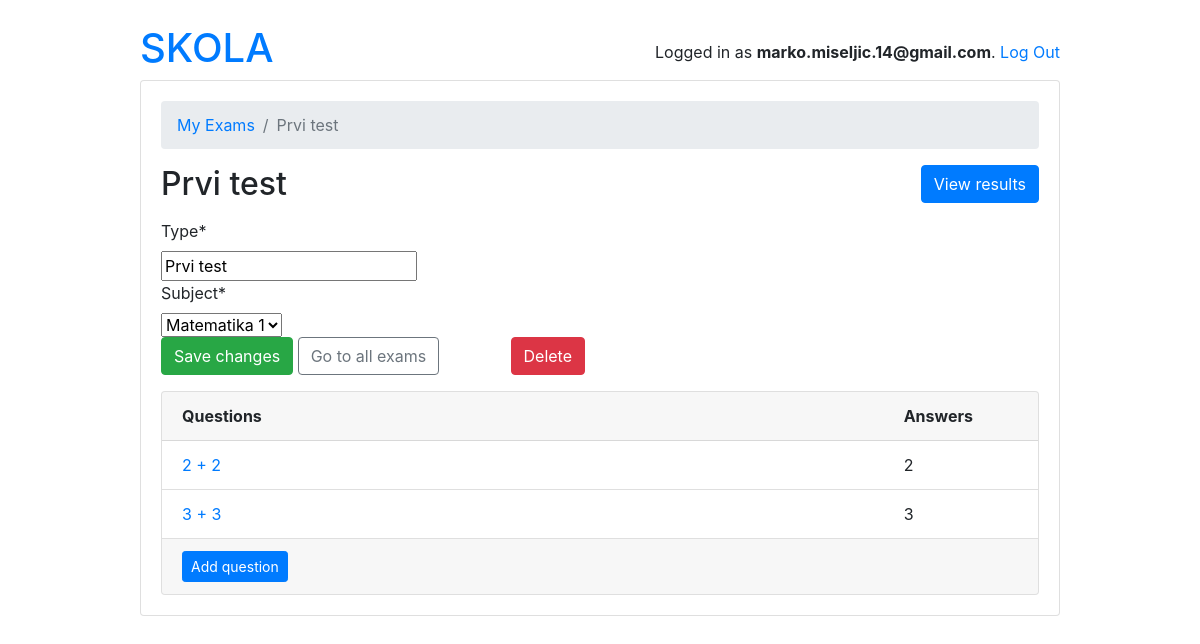
The app's page /account/teachers/exam/13/ (signed in) with its own data.
### account/models.py (models this page shows)
class User(AbstractUser):
    first_name = models.CharField(max_length=220)
    last_name = models.CharField(max_length=220)
    email = models.EmailField()
    is_student = models.BooleanField(default=False)
    is_teacher = models.BooleanField(default=False)

### school/models.py (models this page shows, shortened)
class Exam(models.Model):
    type = models.CharField(max_length=100)
    active = models.BooleanField(default=False)
    duration = models.IntegerField()
    nuber_of_questions = models.IntegerField()
    required_score_to_pass = models.IntegerField(help_text="required score in %")
    subject  = models.ForeignKey(Subject, on_delete=models.CASCADE)
    owner = models.ForeignKey('account.User', on_delete=models.CASCADE, related_name='exams')

class Question(models.Model):
    class Difficulty(models.TextChoices):
        EASY = 'EA', _('Easy')
        NORMAL = 'NO', _('Normal')
        HARD = 'HA', _('Hard')
    question_text = models.CharField(max_length=250)
    picture = models.ImageField(null=True, blank=True)
    level = models.CharField(max_length=6, choices=Difficulty.choices)
    multiple_answers = models.BooleanField(default=False)
    exam = models.ForeignKey('Exam', on_delete=models.CASCADE, related_name='questions')
    points = models.IntegerField()

### account/views.py (the view, shortened to what this page needs)
# urls.py: path('exam/<int:pk>/', ExamTeacherUpdateView.as_view(), name='exam_change'),
@method_decorator([login_required, teacher_required], name='dispatch')
class ExamTeacherUpdateView(UpdateView):
    model = Exam
    fields = ('type', 'subject', )
    context_object_name = 'exam'
    template_name = 'teachers/exam_change_form.html'
    def get_context_data(self, **kwargs):
        kwargs['questions'] = self.get_object().questions.annotate(answers_count=Count('answers'))
        return super().get_context_data(**kwargs)
    def get_queryset(self):
        return self.request.user.exams.all()

### school/models.py (called while the page is built)
    def __str__(self):
        return self.name

### templates/teachers/exam_change_form.html (shortened to what this page needs)
{% extends 'base.html' %}
{% load crispy_forms_tags crispy_forms_filters %}
{% block content %}
  <nav aria-label="breadcrumb">
    <ol class="breadcrumb">
      <li class="breadcrumb-item"><a href="{% url 'teachers:exam_change_list' %}">My Exams</a></li>
      <li class="breadcrumb-item active" aria-current="page">{{exam.type}}</li>
    </ol>
  </nav>
  <h2 class="mb-3">
    {{exam.type}}
    <a href="" class="btn btn-primary float-right">View results</a>
  </h2>
  <div class="row mb-3">
    <div class="col-md-6 col-sm-8 col-12">
      <form method="post" novalidate>
        {{form|crispy}}
        <button type="submit" class="btn btn-success">Save changes</button>
        <a href="{% url 'teachers:exam_change_list' %}" class="btn btn-outline-secondary" role="button">Go to all exams</a>
        <a href="{% url 'teachers:exam_delete' exam.pk %}" class="btn btn-danger float-right">Delete</a>
      </form>
    </div>
  </div>
  <div class="card">
    <div class="card-header">
      <div class="row">
        <div class="col-10">
          <strong>Questions</strong>
        </div>
        <div class="col-2">
          <strong>Answers</strong>
        </div>
      </div>
    </div>
    <div class="list-group list-group-flush list-group-formset">
      {% for question in questions.all %}
        <div class="list-group-item">
          <div class="row">
            <div class="col-10">
              <a href="{% url 'teachers:question_change' exam.pk question.pk %}">{{question.question_text}}</a>
            </div>
            <div class="col-2">
              {{question.answers_count}}
            </div>
          </div>
        </div>
        {% empty %}
        <div class="list-group-item text-center">
          <p class="text-muted font-italic mb-0">You haven't created any questions yet. Go ahead and <a href="{% url 'teachers:question_add' exam.pk %}">add the first question</a>.</p>
        </div>
      {% endfor %}
    </div>
    <div class="card-footer">
      <a href="{% url 'teachers:question_add' exam.pk %}" class="btn btn-primary btn-sm">Add question</a>
    </div>
  </div>
{% endblock %}

### templates/base.html (shortened to what this page needs)
{% load static %}
<!doctype html>
<html lang="eng">
<head>
    <link rel="stylesheet" href="https://cdn.jsdelivr.net/npm/bootstrap@4.5.3/dist/css/bootstrap.min.css"
>
</head>
<body>
    <div class="container my-4">
        <div class="row justify-content-center">
            <div class="col-md-10 col-sm-12">
                <div class="row">
                    <div class="col-6">
                        <h1>
                            {% if user.is_authenticated and user.is_student %}
                                <a href="students:exam_list">SKOLA</a>
                            {% elif user.is_authenticated and user.is_teacher %}
                                <a href="teachers:exam_change_list">SKOLA</a>
                            {% endif %}
                        </h1>
                    </div>
                    <div class="col-6 text-right">
                        {% if user.is_authenticated %}
                        <p class="pt-3">Logged in as <strong>{{user.email}}</strong>. <a href="#">Log Out</a></p>
                        {% else %}
                        <a href="#" class="btn btn-light" role="button">Log in</a>
                        <a href="#" class="btn btn-primary" role="button">Sign up</a>
                        {% endif %}
                    </div>
                </div>
                <div class="card mb-3">
                    <div class="card-body">
                        {% block content %}
                        {% endblock content %}
                    </div>
                </div>
            </div>
        </div>
    </div>
</body>
</html>

### records on screen
User: email "marko.miseljic.14@gmail.com"
Exam: type "Prvi test", subject "Matematika 1"
Question: question_text "2 + 2", answers_count "2"
Question: question_text "3 + 3", answers_count "3"
